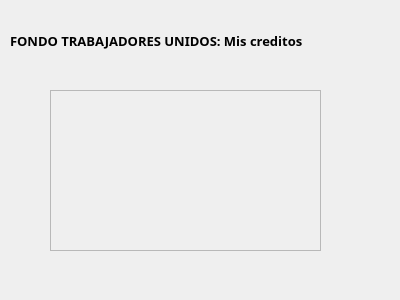
<?xml version="1.0" encoding="UTF-8"?>
<ui version="4.0">
 <class>misCreditos</class>
 <widget class="QWidget" name="misCreditos">
  <property name="geometry">
   <rect>
    <x>0</x>
    <y>0</y>
    <width>400</width>
    <height>300</height>
   </rect>
  </property>
  <property name="windowTitle">
   <string>FondoTrabajadoresUnidos(Asociado)</string>
  </property>
  <widget class="QScrollArea" name="misCreditos_2">
   <property name="geometry">
    <rect>
     <x>50</x>
     <y>90</y>
     <width>271</width>
     <height>161</height>
    </rect>
   </property>
   <property name="widgetResizable">
    <bool>true</bool>
   </property>
   <widget class="QWidget" name="scrollAreaWidgetContents">
    <property name="geometry">
     <rect>
      <x>0</x>
      <y>0</y>
      <width>269</width>
      <height>159</height>
     </rect>
    </property>
   </widget>
  </widget>
  <widget class="QLabel" name="label_10">
   <property name="geometry">
    <rect>
     <x>10</x>
     <y>20</y>
     <width>401</width>
     <height>41</height>
    </rect>
   </property>
   <property name="font">
    <font>
     <family>Arial Black</family>
     <pointsize>10</pointsize>
     <weight>75</weight>
     <bold>true</bold>
    </font>
   </property>
   <property name="text">
    <string>FONDO TRABAJADORES UNIDOS: Mis creditos</string>
   </property>
  </widget>
 </widget>
 <resources/>
 <connections/>
</ui>
